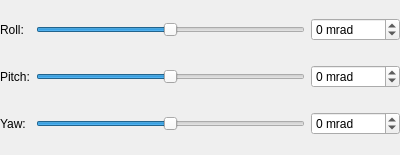
<?xml version="1.0" encoding="UTF-8"?>
<ui version="4.0">
 <class>OrientationEdit</class>
 <widget class="QWidget" name="OrientationEdit">
  <property name="geometry">
   <rect>
    <x>0</x>
    <y>0</y>
    <width>400</width>
    <height>155</height>
   </rect>
  </property>
  <property name="windowTitle">
   <string>Form</string>
  </property>
  <layout class="QGridLayout" name="gridLayout">
   <property name="margin">
    <number>0</number>
   </property>
   <property name="verticalSpacing">
    <number>-1</number>
   </property>
   <item row="2" column="1">
    <widget class="QSlider" name="yaw_slider">
     <property name="minimum">
      <number>-3141</number>
     </property>
     <property name="maximum">
      <number>3141</number>
     </property>
     <property name="singleStep">
      <number>10</number>
     </property>
     <property name="orientation">
      <enum>Qt::Horizontal</enum>
     </property>
    </widget>
   </item>
   <item row="2" column="0">
    <widget class="QLabel" name="yaw_label">
     <property name="text">
      <string>Yaw:</string>
     </property>
    </widget>
   </item>
   <item row="1" column="0">
    <widget class="QLabel" name="pitch_label">
     <property name="text">
      <string>Pitch:</string>
     </property>
    </widget>
   </item>
   <item row="0" column="0">
    <widget class="QLabel" name="roll_label">
     <property name="text">
      <string>Roll:</string>
     </property>
    </widget>
   </item>
   <item row="1" column="1">
    <widget class="QSlider" name="pitch_slider">
     <property name="minimum">
      <number>-1570</number>
     </property>
     <property name="maximum">
      <number>1570</number>
     </property>
     <property name="singleStep">
      <number>10</number>
     </property>
     <property name="orientation">
      <enum>Qt::Horizontal</enum>
     </property>
    </widget>
   </item>
   <item row="0" column="1">
    <widget class="QSlider" name="roll_slider">
     <property name="minimum">
      <number>-3141</number>
     </property>
     <property name="maximum">
      <number>3141</number>
     </property>
     <property name="singleStep">
      <number>10</number>
     </property>
     <property name="orientation">
      <enum>Qt::Horizontal</enum>
     </property>
    </widget>
   </item>
   <item row="0" column="2">
    <widget class="QSpinBox" name="roll_spinbox">
     <property name="suffix">
      <string> mrad</string>
     </property>
     <property name="minimum">
      <number>-3141</number>
     </property>
     <property name="maximum">
      <number>3141</number>
     </property>
     <property name="singleStep">
      <number>10</number>
     </property>
    </widget>
   </item>
   <item row="1" column="2">
    <widget class="QSpinBox" name="pitch_spinbox">
     <property name="suffix">
      <string> mrad</string>
     </property>
     <property name="minimum">
      <number>-1570</number>
     </property>
     <property name="maximum">
      <number>1570</number>
     </property>
     <property name="singleStep">
      <number>10</number>
     </property>
    </widget>
   </item>
   <item row="2" column="2">
    <widget class="QSpinBox" name="yaw_spinbox">
     <property name="suffix">
      <string> mrad</string>
     </property>
     <property name="minimum">
      <number>-3141</number>
     </property>
     <property name="maximum">
      <number>3141</number>
     </property>
     <property name="singleStep">
      <number>10</number>
     </property>
    </widget>
   </item>
  </layout>
  <action name="actionOrientationChanged">
   <property name="text">
    <string>OrientationChanged</string>
   </property>
  </action>
 </widget>
 <resources/>
 <connections>
  <connection>
   <sender>pitch_slider</sender>
   <signal>valueChanged(int)</signal>
   <receiver>pitch_spinbox</receiver>
   <slot>setValue(int)</slot>
   <hints>
    <hint type="sourcelabel">
     <x>171</x>
     <y>148</y>
    </hint>
    <hint type="destinationlabel">
     <x>355</x>
     <y>148</y>
    </hint>
   </hints>
  </connection>
  <connection>
   <sender>pitch_spinbox</sender>
   <signal>valueChanged(int)</signal>
   <receiver>pitch_slider</receiver>
   <slot>setValue(int)</slot>
   <hints>
    <hint type="sourcelabel">
     <x>355</x>
     <y>148</y>
    </hint>
    <hint type="destinationlabel">
     <x>171</x>
     <y>148</y>
    </hint>
   </hints>
  </connection>
  <connection>
   <sender>roll_slider</sender>
   <signal>valueChanged(int)</signal>
   <receiver>roll_spinbox</receiver>
   <slot>setValue(int)</slot>
   <hints>
    <hint type="sourcelabel">
     <x>171</x>
     <y>66</y>
    </hint>
    <hint type="destinationlabel">
     <x>355</x>
     <y>66</y>
    </hint>
   </hints>
  </connection>
  <connection>
   <sender>roll_spinbox</sender>
   <signal>valueChanged(int)</signal>
   <receiver>roll_slider</receiver>
   <slot>setValue(int)</slot>
   <hints>
    <hint type="sourcelabel">
     <x>355</x>
     <y>66</y>
    </hint>
    <hint type="destinationlabel">
     <x>171</x>
     <y>66</y>
    </hint>
   </hints>
  </connection>
  <connection>
   <sender>yaw_slider</sender>
   <signal>valueChanged(int)</signal>
   <receiver>yaw_spinbox</receiver>
   <slot>setValue(int)</slot>
   <hints>
    <hint type="sourcelabel">
     <x>171</x>
     <y>230</y>
    </hint>
    <hint type="destinationlabel">
     <x>355</x>
     <y>230</y>
    </hint>
   </hints>
  </connection>
  <connection>
   <sender>yaw_spinbox</sender>
   <signal>valueChanged(int)</signal>
   <receiver>yaw_slider</receiver>
   <slot>setValue(int)</slot>
   <hints>
    <hint type="sourcelabel">
     <x>355</x>
     <y>230</y>
    </hint>
    <hint type="destinationlabel">
     <x>171</x>
     <y>230</y>
    </hint>
   </hints>
  </connection>
  <connection>
   <sender>pitch_slider</sender>
   <signal>valueChanged(int)</signal>
   <receiver>actionOrientationChanged</receiver>
   <slot>trigger()</slot>
   <hints>
    <hint type="sourcelabel">
     <x>171</x>
     <y>76</y>
    </hint>
    <hint type="destinationlabel">
     <x>-1</x>
     <y>-1</y>
    </hint>
   </hints>
  </connection>
  <connection>
   <sender>roll_slider</sender>
   <signal>valueChanged(int)</signal>
   <receiver>actionOrientationChanged</receiver>
   <slot>trigger()</slot>
   <hints>
    <hint type="sourcelabel">
     <x>171</x>
     <y>30</y>
    </hint>
    <hint type="destinationlabel">
     <x>-1</x>
     <y>-1</y>
    </hint>
   </hints>
  </connection>
  <connection>
   <sender>yaw_slider</sender>
   <signal>valueChanged(int)</signal>
   <receiver>actionOrientationChanged</receiver>
   <slot>trigger()</slot>
   <hints>
    <hint type="sourcelabel">
     <x>171</x>
     <y>122</y>
    </hint>
    <hint type="destinationlabel">
     <x>-1</x>
     <y>-1</y>
    </hint>
   </hints>
  </connection>
 </connections>
</ui>
